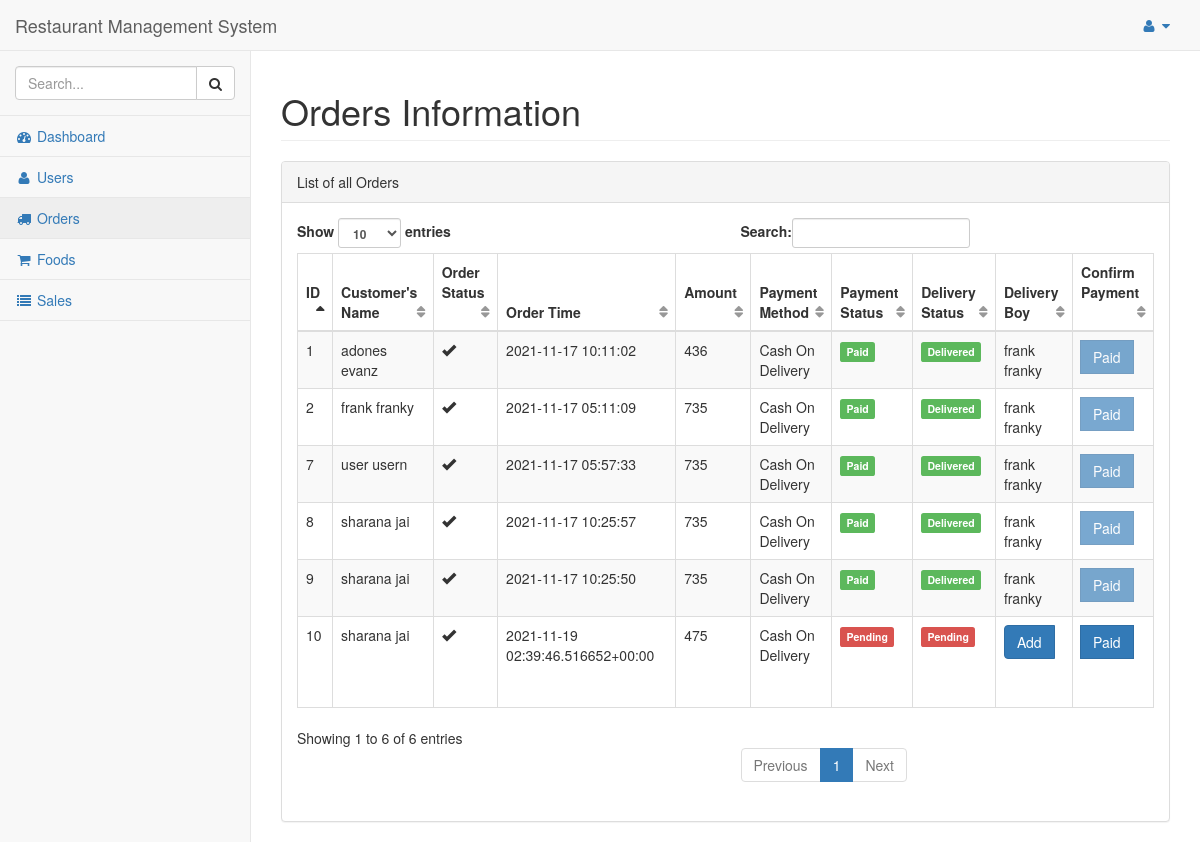
The page /dashboard/admin/orders/ (signed in) on the database its author committed.
### hotel/models.py (models this page shows, shortened)
class Order(models.Model):
    pending = 'Pending'
    completed = 'Completed'
    STATUS = (
        (pending,pending),
        (completed,completed),
    )
    cod = 'Cash On Delivery'
    card = 'Card Payment'
    upi = 'UPI Payment'
    PAYMENT = (
        (cod,cod),
        (card,card),
        (upi,upi),
    )
    pickup = 'PickUp'
    delivery = 'Delivery'
    TYPE = (
        (pickup, pickup),
        (delivery, delivery),
    )
    customer = models.ForeignKey(Customer,on_delete=models.CASCADE)
    order_timestamp = models.CharField(max_length=100, blank=True)
    delivery_timestamp = models.CharField(max_length=100, blank=True)
    payment_status = models.CharField(max_length = 100, choices = STATUS)
    delivery_status = models.CharField(max_length = 100, choices = STATUS)
    if_cancelled = models.BooleanField(default = False)
    total_amount = models.IntegerField()
    payment_method = models.CharField(max_length = 100, choices = PAYMENT)
    location = models.CharField(max_length=200, blank=True, null=True)
    delivery_boy = models.ForeignKey(Staff,on_delete=models.CASCADE, null=True, blank=True)

class Customer(models.Model):
    pending = 'Pending'
    verified = 'Verified'
    STATUS = (
        (pending,pending),
        (verified,verified),
    )
    customer = models.ForeignKey(User, on_delete=models.CASCADE)
    address = models.TextField()
    contact = models.CharField(max_length = 10)
    orders = models.IntegerField(default=0)
    total_sale = models.IntegerField(default=0)

class Staff(models.Model):
    admin = 'Admin'
    deliveryboy = 'Delivery Boy'
    chef = 'Chef'
    ROLES = (
        (admin,admin),
        (chef,chef),
        (deliveryboy,deliveryboy),
    )
    staff_id = models.ForeignKey(User, on_delete=models.CASCADE)
    address = models.TextField()
    contact = models.CharField(max_length = 10)
    email = User.email
    salary = models.IntegerField()
    role = models.CharField(max_length = 30, choices = ROLES)
    def __str__(self):
        return self.staff_id.first_name + " " + self.staff_id.last_name

### hotel/views.py (the view)
# urls.py: url(r'^dashboard/admin/orders/$', views.orders_admin, name='orders_admin'),
@login_required
@staff_member_required
def orders_admin(request):
    orders = Order.objects.filter()
    dBoys = Staff.objects.filter(role='Delivery Boy')
    print(dBoys)
    return render(request, 'admin_temp/orders.html', {'orders':orders, 'dBoys':dBoys})

### hotel/templates/admin_temp/orders.html (shortened to what this page needs)
{% load static %}
{% include "includes/base.html" %}
{% include "includes/navbarheader.html" %}
{% include "includes/navtop.html" %}
{% include "includes/sidemenu.html" %}
        </nav>
        <div id="page-wrapper">
            <div class="row">
                <div class="col-lg-12">
                    <h1 class="page-header">Orders Information</h1>
                </div>
            </div>
            <div class="row">
                <div class="col-lg-12">
                    <div class="panel panel-default">
                        <div class="panel-heading">
                            List of all Orders
                        </div>
                        <div class="panel-body">
                            <table width="100%" class="table table-striped table-bordered table-hover" id="dataTables-example">
                                <thead>
                                    <tr>
                                        <th>ID</th>
                                        <th>Customer's Name</th>
                                        <th>Order Status</th>
                                        <th>Order Time</th>
                                        <th>Amount</th>
                                        <th>Payment Method</th>
                                        <th>Payment Status</th>
                                        <th>Delivery Status</th>
                                        <th>Delivery Boy</th>
                                        <th>Confirm Payment</th>
                                    </tr>
                                </thead>
                                <tbody>
                                    {% for order in orders %}
                                    <tr>
                                        <td>{{order.id}}</td>
                                        <td>{{order.customer.customer.first_name}} {{order.customer.customer.last_name}}</td>
                                        <td>{% if order.if_cancelled == False %}
                                            <span class="glyphicon glyphicon-ok" aria-hidden="true"></span>
                                            {% else %}
                                            <span class="glyphicon glyphicon-remove" aria-hidden="true"></span>
                                            {% endif %}
                                        </td>
                                        <td>{{order.order_timestamp}}</td>
                                        <td>{{order.total_amount}}</td>
                                        <td>{{order.payment_method}}</td>
                                        <td>{% if order.payment_status == 'Completed' %}
                                            <span class="label label-success">Paid</span>
                                            {% else %}
                                            <span class="label label-danger">Pending</span>
                                            {% endif %}
                                        </td>
                                        <td>{% if order.delivery_status == 'Completed' %}
                                            <span class="label label-success">Delivered</span>
                                            {% else %}
                                            <span class="label label-danger">Pending</span>
                                            {% endif %}
                                        </td>
                                        <td>{% ifequal order.delivery_boy None %}
                                                <span class="input-group-btn">
                                                    <button class="btn btn-primary" type="button" data-toggle="modal" data-target="#addFood">Add</button>
                                                </span>
                                                <br><br>
                                            {% else %}
                                            {{order.delivery_boy.staff_id.first_name}} {{order.delivery_boy.staff_id.last_name}}
                                            {% endifequal %}
                                        </td>
                                        <td>
                                                <span class="input-group-btn">
                                                    <button onclick="location.href='http://localhost:8000/dashboard/admin/orders/confirm_order/{{order.id}}'"  class="btn btn-primary {%ifequal order.payment_status 'Completed'%}disabled{%endifequal%}" type="button">Paid</button>
                                                </span>
                                        </td>
                                    </tr>
                                    {% endfor %}
                                </tbody>
                            </table>
                        </div>
                    </div>
                </div>
            </div>
        </div>
    </div>
</body>
</html>

### rows shown on the page
Order: id "1", customer.customer.first_name "adones", customer.customer.last_name "evanz", if_cancelled False (drawn), order_timestamp "2021-11-17 10:11:02", total_amount "436", payment_method "Cash On Delivery", payment_status "Paid", delivery_status "Delivered", delivery_boy.staff_id.first_name "frank", delivery_boy.staff_id.last_name "franky"
Order: id "2", customer.customer.first_name "frank", customer.customer.last_name "franky", if_cancelled False (drawn), order_timestamp "2021-11-17 05:11:09", total_amount "735", payment_method "Cash On Delivery", payment_status "Paid", delivery_status "Delivered", delivery_boy.staff_id.first_name "frank", delivery_boy.staff_id.last_name "franky"
Order: id "7", customer.customer.first_name "user", customer.customer.last_name "usern", if_cancelled False (drawn), order_timestamp "2021-11-17 05:57:33", total_amount "735", payment_method "Cash On Delivery", payment_status "Paid", delivery_status "Delivered", delivery_boy.staff_id.first_name "frank", delivery_boy.staff_id.last_name "franky"
Order: id "8", customer.customer.first_name "sharana", customer.customer.last_name "jai", if_cancelled False (drawn), order_timestamp "2021-11-17 10:25:57", total_amount "735", payment_method "Cash On Delivery", payment_status "Paid", delivery_status "Delivered", delivery_boy.staff_id.first_name "frank", delivery_boy.staff_id.last_name "franky"
Order: id "9", customer.customer.first_name "sharana", customer.customer.last_name "jai", if_cancelled False (drawn), order_timestamp "2021-11-17 10:25:50", total_amount "735", payment_method "Cash On Delivery", payment_status "Paid", delivery_status "Delivered", delivery_boy.staff_id.first_name "frank", delivery_boy.staff_id.last_name "franky"
Order: id "10", customer.customer.first_name "sharana", customer.customer.last_name "jai", if_cancelled False (drawn), order_timestamp "2021-11-19 02:39:46.516652+00:00", total_amount "475", payment_method "Cash On Delivery", payment_status "Pending", delivery_status "Pending"
